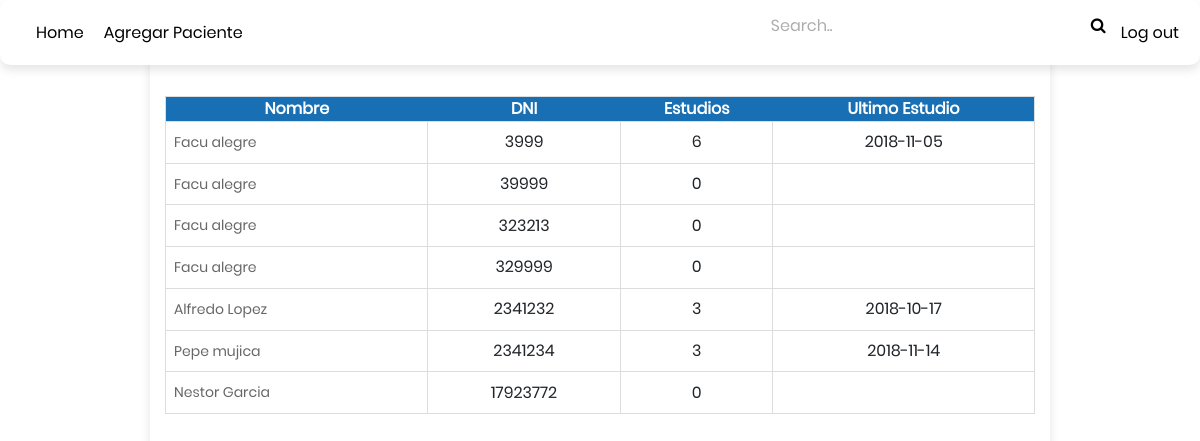
The app's page / (signed in) with its own data.
### nonrisk/models.py (models this page shows, shortened)
class Pacient(models.Model):
    id = models.IntegerField(primary_key=True) #DNI
    MALE = 'M'
    FEMALE = 'F'
    SEX_OPTIONS = ((MALE, 'Male'), (FEMALE, 'Female'))
    name = models.CharField(max_length=50, null=False, blank=False)
    name_second = models.CharField(max_length=50, null=True, blank=True)
    name_last = models.CharField(max_length=50, null=False, blank=False)
    sex = models.CharField(max_length=1, choices=SEX_OPTIONS)
    address = models.CharField(max_length=175, null=False, blank=False)
    phone = models.IntegerField()
    date_of_birth = models.DateField()
    medical_details = models.CharField(max_length=300)
    WHITE = 'W'
    BLACK = 'B'
    RACE_OPTIONS = ((WHITE, 'white'), (BLACK, 'black'))
    race = models.CharField(max_length=1, choices=RACE_OPTIONS, null=False, blank=False)
    arterial_age = models.FloatField(null=True, blank=True)
    smoke = models.BooleanField()
    smoke_quantity = models.IntegerField(null=True, blank=True)
    smoke_duration = models.DateField(null=True, blank=True)
    smoke_quit = models.DateField(null=True, blank=True)
    diabetes = models.BooleanField()
    diabetes_type = models.IntegerField(null=True, blank=True)
    diabetes_date = models.DateField(null=True, blank=True)
    PRIMARY = 'Primaria'
    SECONDARY = 'Secundaria'
    HYPER_OPTIONS = ((PRIMARY, 'Primaria'),(SECONDARY, 'Secundaria'))
    hyper = models.BooleanField()
    hyper_type = models.CharField(null=True, max_length=10,choices=HYPER_OPTIONS, blank=True)
    hyper_date = models.DateField(null=True, blank=True)
    I = 'I'
    IIA = 'IIa'
    IIB = 'IIb'
    III = 'III'
    IV = 'IV'
    V = 'V'
    DISLIPIDEMIA_OPTIONS = ((I,'I'),(IIA, 'IIa'),(IIB,'IIb'),(III,'III'),
        (IV, 'IV'),(V,'V'))
    dislipidemia = models.BooleanField()
    dislipidemia_type = models.CharField(null=True, max_length=10,
                                         choices=DISLIPIDEMIA_OPTIONS, blank=True)
    dislipidemia_date = models.DateField(null=True, blank=True)
    G1 ='G1'
    G2 ='G2'
    G3A='G3a'
    G3B='G3b'
    G4 ='G4'
    G5 ='G5'
    IRC_OPTIONS = ((G1,'G1'),(G2,'G2'),(G3A,'G3a'),(G3B,'G3b'),(G4,'G4'),(G5,'G5'))
    irc = models.BooleanField()
    irc_type = models.CharField(null=True,blank=True, choices=IRC_OPTIONS, max_length=3)
    iam = models.BooleanField()
    acv = models.BooleanField()
    revasc = models.BooleanField()
    enfvp = models.BooleanField()
    acv_ait= models.BooleanField()
    fecvt = models.BooleanField()

### nonrisk/views.py (the view)
# urls.py: path('', views.pacients_view, name='pacients_view'),
@login_required
def pacients_view(request):
    pacients_list = Pacient.objects.all()
    studies_list = Studies.objects.all()
    ammount_studies = 0
    ammount_studies_dict = {}
    last_studies_date_dict = {}
    last_studies_date = ''
    for pacient in pacients_list:
        ammount_studies = studies_list.filter(pacient_id= pacient.id).count()
        if ammount_studies > 0:
            last_studies_date = studies_list.filter(pacient_id= pacient.id).order_by('date').first()
            last_studies_date = str(last_studies_date.date)
        else:
            ammount_studies = 0
            last_studies_date = ''
        last_studies_date_dict.update({pacient.id : last_studies_date})
        ammount_studies_dict.update({pacient.id : ammount_studies})
        last_studies_date = ''
        ammount_studies = 0
    context = {'pacients_list': pacients_list, 'ammount_studies': ammount_studies_dict,
     'last_studies_date': last_studies_date_dict}
    return render(request,'pacients.html',context)

### nonrisk/views.py (called while the page is built)
@register.filter
def get_item(dictionary, key): return dictionary.get(key)

### nonrisk/templates/pacients.html
{% extends 'navbar.html' %}
{% block content %}
{% load static %}
<div class="container-list">
  <body>
    {% if pacients_list %}
      <table style="width:100%; top: 0;">
        <tr>
          <th>Nombre</th>
          <th>DNI</th>
          <th>Estudios</th>
          <th>Ultimo Estudio</th>
        </tr>
    {% for pacient in pacients_list %}
      <tr>
        <td style='text-align: left'>
          <a class=" "href="/pacient/{{ pacient.id }}"> {{ pacient.name}} {{pacient.name_middle}} {{pacient.name_last}}
          </a>
        </td>
        <td>{{pacient.id}}</td>
        <td>{{ammount_studies|get_item:pacient.id}}</td>
        <td>{{last_studies_date|get_item:pacient.id}}</td>
      </tr>
    {% endfor %}
      </table>
    {% else %}
      <p>No hay pacientes.</p>
    {% endif %}
  </body>
</div>
{% endblock %}

### nonrisk/static/css/main.css (style rules this page uses)
* { margin: 0px; padding: 0px; box-sizing: border-box; }
body, html { height: 100%; font-family: Poppins-Regular, sans-serif; }
a { font-family: Poppins-Regular; font-size: 14px; line-height: 1.7; color: #666666; margin: 0px; transition: all 0.4s; -webkit-transition: all 0.4s; -o-transition: all 0.4s; -moz-transition: all 0.4s; }
.container-list { margin: 150px; margin-top: 55px; min-height: 50vh; display: flex; border-collapse: collapse; flex-wrap: wrap; justify-content: center; align-items: center; padding: 15px; -webkit-box-shadow: 0 5px 10px 0px rgba(0, 0, 0, 0.1); }
.container-list table { text-align: center; top:0; }
.container-list tr, td { border: 1px solid #ddd; padding: 8px; }
.container-list th { color: white; text-align: center; background-color: #186FB3 }

### records on screen
Pacient: name "Facu", name_last "alegre", id "3999", id "6", id "2018-11-05"
Pacient: name "Facu", name_last "alegre", id "39999", id "0"
Pacient: name "Facu", name_last "alegre", id "323213", id "0"
Pacient: name "Facu", name_last "alegre", id "329999", id "0"
Pacient: name "Alfredo", name_last "Lopez", id "2341232", id "3", id "2018-10-17"
Pacient: name "Pepe", name_last "mujica", id "2341234", id "3", id "2018-11-14"
Pacient: name "Nestor", name_last "Garcia", id "17923772", id "0"
